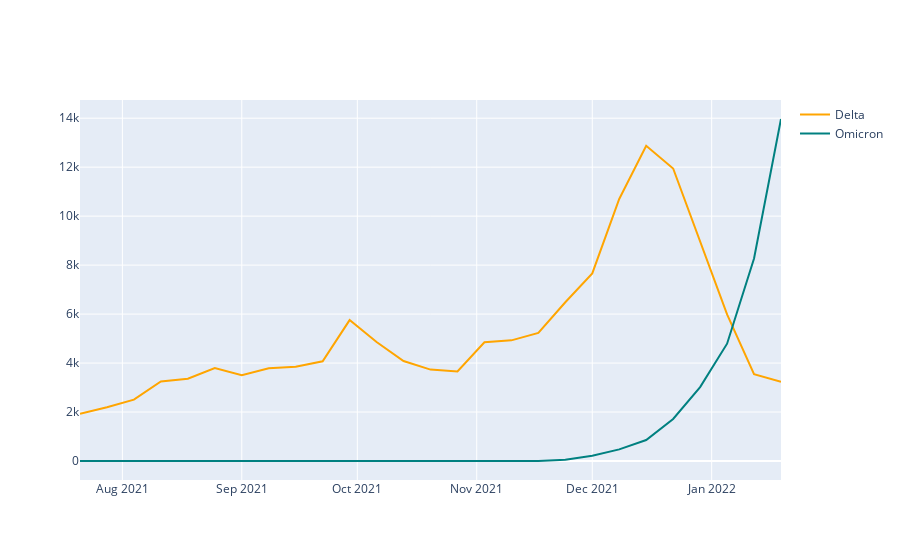

Source (notebook cell):
### Code cell
fig = go.Figure()

fig.add_trace(go.Scatter(x=actual.index, y=actual['Delta_Infected'], mode='lines', line=dict(color='orange'), name='Delta'))
fig.add_trace(go.Scatter(x=actual.index, y=actual['Omicron_Infected'], mode='lines', line=dict(color='teal'), name='Omicron'))

fig.show()

### Figure 1 — Plotly figure (JSON) as saved in the notebook; plotly's stock layout.template omitted (floating-point values rounded to 4 significant figures)
{"data": [{"line": {"color": "orange"}, "mode": "lines", "name": "Delta", "type": "scatter", "x": ["2021-07-21", "2021-07-28", "2021-08-04", "2021-08-11", "2021-08-18", "2021-08-25", "2021-09-01", "2021-09-08", "2021-09-15", "2021-09-22", "2021-09-29", "2021-10-06", "2021-10-13", "2021-10-20", "2021-10-27", "2021-11-03", "2021-11-10", "2021-11-17", "2021-11-24", "2021-12-01", "2021-12-08", "2021-12-15", "2021-12-22", "2021-12-29", "2022-01-05", "2022-01-12", "2022-01-19"], "y": [1928.0, 2195.0, 2506.0, 3247.0, 3358.0, 3797.0, 3508.0, 3791.0, 3846.0, 4072.0, 5755, 4862, 4081, 3733, 3654, 4852, 4928.0, 5231.0, 6482.0, 7663.0, 10700.0, 12870.0, 11950.0, 8980.0, 5985.0, 3546, 3233.0]}, {"line": {"color": "teal"}, "mode": "lines", "name": "Omicron", "type": "scatter", "x": ["2021-07-21", "2021-07-28", "2021-08-04", "2021-08-11", "2021-08-18", "2021-08-25", "2021-09-01", "2021-09-08", "2021-09-15", "2021-09-22", "2021-09-29", "2021-10-06", "2021-10-13", "2021-10-20", "2021-10-27", "2021-11-03", "2021-11-10", "2021-11-17", "2021-11-24", "2021-12-01", "2021-12-08", "2021-12-15", "2021-12-22", "2021-12-29", "2022-01-05", "2022-01-12", "2022-01-19"], "y": [0, 0, 0, 0, 0, 0, 0, 0, 0, 0, 0, 0, 0, 0, 0, 0, 0, 0, 55.52, 211.9, 474.9, 854.8, 1715.0, 3018.0, 4791.0, 8271.0, 13970.0]}], "layout": {}}
